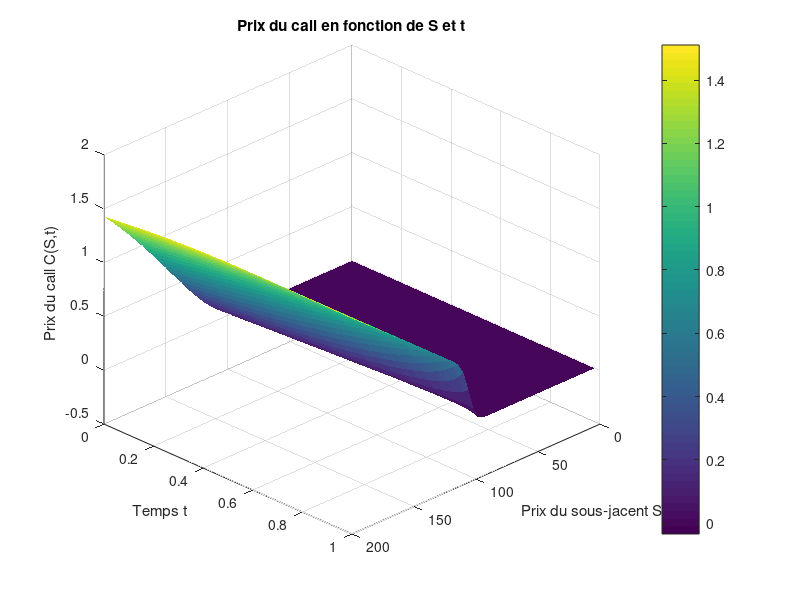

MATLAB code for this plot:
clc; clear; close all;
pkg load statistics
% Paramètres du modèle
E = 100;      % Prix d'exercice
r = 0.06;     % Taux d'intérêt sans risque
sigma = 0.3;  % Volatilité
T = 1;        % Temps d'échéance

% Discrétisation des axes
S = linspace(0, 200, 50);  % Prix du sous-jacent
t = linspace(0, 1, 50);    % Temps avant l'échéance

% Création des grilles de valeurs
[SS, TT] = meshgrid(S, t);

% Calcul des valeurs du call européen selon la formule donnée
k = 2 * r / sigma^2;
d1 = (log(SS(1:end-1,:)/E) ./ (sigma * sqrt(T - TT(1:end-1,:)))) - (k + 1) * sigma * sqrt(T - TT(1:end-1,:));
d2 = (log(SS(1:end-1,:) / E) ./ (sigma * sqrt(T - TT(1:end-1,:)))) - (k - 1) * sigma * sqrt(T - TT(1:end-1,:));

C = (SS(1:end-1,:) ./ E) .* normcdf(d1) - exp(-r * (T - TT(1:end-1,:))) / 2 .* normcdf(d2);

% Appliquer la condition terminale : C(S,T) = max(S - E, 0)
%C(TT == T) = max(SS(TT == T) - E, 0);

% Appliquer la condition aux limites
C(SS(1:end-1,:) == 0) = 0; % C(0,t) = 0
%C(SS == max(S), :) = max(S) - E; % Approximativement pour S->+inf

% Tracé de la surface
figure;
surf(SS(1:end-1,:), TT(1:end-1,:), C, 'EdgeColor', 'none');
xlabel('Prix du sous-jacent S');
ylabel('Temps t');
zlabel('Prix du call C(S,t)');
title('Prix du call en fonction de S et t');
colorbar;
view(135, 30); % Ajustement de l'angle de vue
